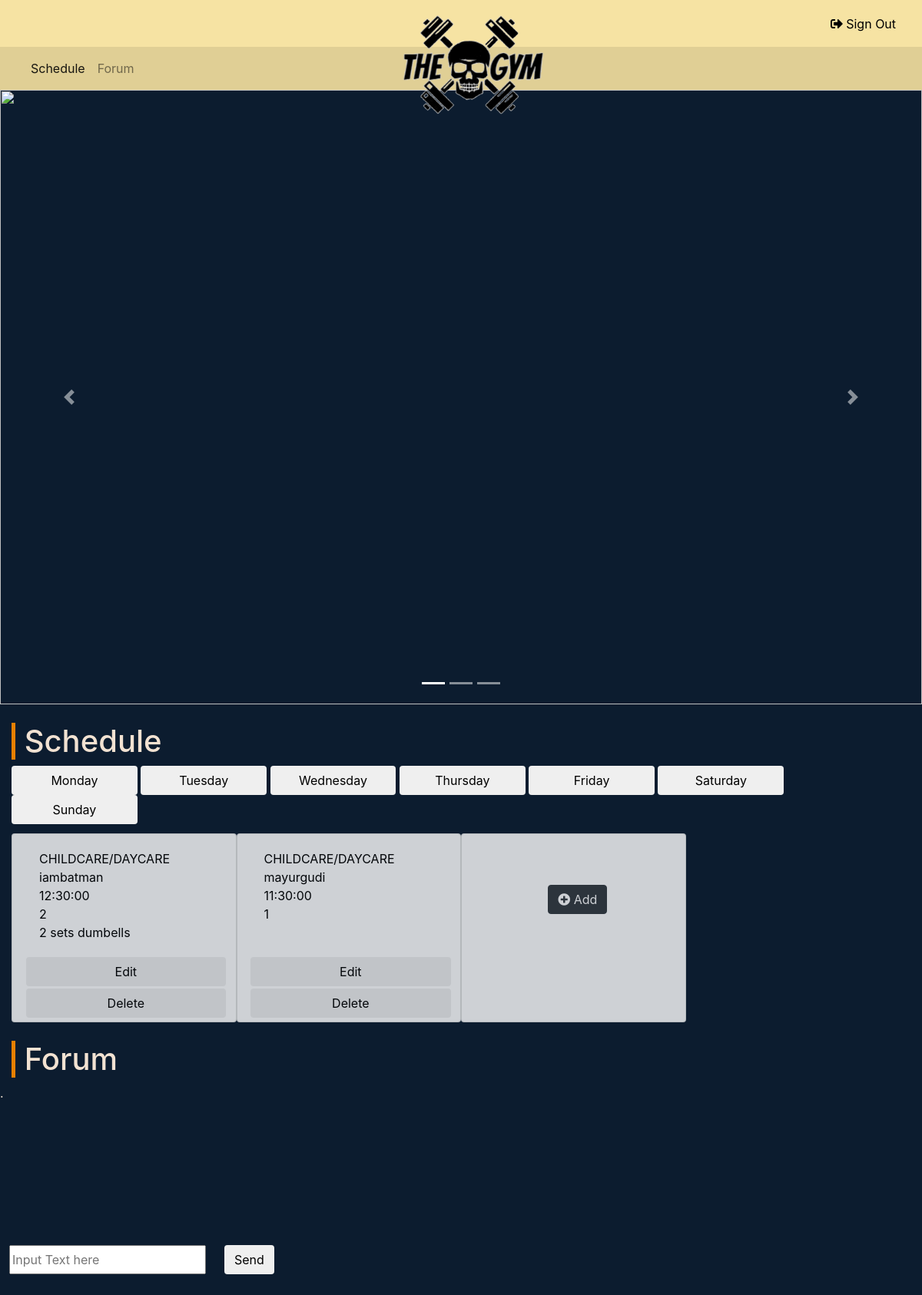
Page /trainer.php (signed in) on the committed database.
### tables this page shows
CREATE TABLE `timetable` (
  `s_id` int(11) NOT NULL,
  `day` varchar(10) NOT NULL,
  `start_time` time NOT NULL,
  `hrs` int(10) NOT NULL,
  `a_id` varchar(10) NOT NULL,
  `note` varchar(40) NOT NULL
);

CREATE TABLE `activities` (
  `a_id` varchar(10) NOT NULL,
  `name` varchar(20) NOT NULL,
  `content` varchar(400) NOT NULL,
  `path` varchar(40) NOT NULL
);

CREATE TABLE `schedule` (
  `s_id` int(11) NOT NULL,
  `m_username` varchar(20) NOT NULL,
  `td_username` varchar(20) NOT NULL
);

### trainer.php (the view, shortened to what this page needs)
<!DOCTYPE html>
<html>
<head>
	<link rel="stylesheet" type="text/css" href="trainer.css">
	<link rel="stylesheet" href="https://stackpath.bootstrapcdn.com/bootstrap/4.1.3/css/bootstrap.min.css">
	<link rel="stylesheet" href="https://use.fontawesome.com/releases/v5.2.0/css/all.css">
    <link rel="stylesheet" href="https://cdnjs.cloudflare.com/ajax/libs/normalize/5.0.0/normalize.min.css" type="text/css" media="screen"
    />
  <?php
  include 'server.php';
  ?>
	</head>
<body>
  <div class="container-fluid" style="background-color: #f6e3a3;">
      <a href="logout.php"><button type="button" class="btn btn-primary-outline" style="margin: 1% 1% 1% 90%;"><i class="fas fa-sign-out-alt"></i><span id="hidden-xs">  Sign Out</span></button></a>
    </div>
    <nav class="container-fluid navbar navbar-expand-lg sticky-top navbar-light" style="background-color: #e0cf95;">
    <a class="navbar-brand" href="#"><img id="brand-logo" src="images/logo.png"></a>
      <div class="collapse navbar-collapse" id="navbarNavAltMarkup">
        <div class="navbar-nav">
          <a href="#schedule" class="nav-item nav-link active" href="#">Schedule<span class="sr-only">(current)</span></a>
          <a href="#forum" class="nav-item nav-link" href="#">Forum</a>
        </div>
      </div>
    </nav>
		<div id="slideshow" class="carousel slide" data-ride="carousel">
		  <ol class="carousel-indicators">
		    <li data-target="#slideshow" data-slide-to="0" class="active"></li>
		    <li data-target="#slideshow" data-slide-to="1"></li>
		    <li data-target="#slideshow" data-slide-to="2"></li>
		  </ol>
		  <div class="carousel-inner">
		    <div class="carousel-item active">
		      <img src="https://images.unsplash.com/photo-1516481157630-05bc0aeb8b19?ixlib=rb-0.3.5&ixid=eyJhcHBfaWQiOjEyMDd9&s=38ff3be7557e7684c95795cb66071d78&auto=format&fit=crop&w=1500&q=80" class="desktop_img">
		    </div>
		  </div>
		  <a class="carousel-control-prev" href="#slideshow" role="button" data-slide="prev">
		    <span class="carousel-control-prev-icon" aria-hidden="true"></span>
		  </a>
		  <a class="carousel-control-next" href="#slideshow" role="button" data-slide="next">
		    <span class="carousel-control-next-icon" aria-hidden="true"></span>
		  </a>
		</div>
<div class="container-fluid">
<div>
<a name="schedule"><h1>Schedule</h1></a>
<form method="post">
      <button class="btn" type="submit" style="width:14%" name="submit5" value="monday">Monday</button>
      <button class="btn" type="submit" style="width:14%" name="submit5" value="tuesday">Tuesday</button>
      <button class="btn" type="submit"style="width:14%"  name="submit5" value="wednesday">Wednesday</button>
      <button class="btn" type="submit" style="width:14%" name="submit5" value="thursday">Thursday</button>
      <button class="btn" type="submit" style="width:14%" name="submit5" value="friday">Friday</button>
      <button class="btn" type="submit" style="width:14%" name="submit5" value="saturday">Saturday</button>
      <button class="btn" type="submit" style="width:14%" name="submit5" value="sunday">Sunday</button>
      <br>
</form>
<?php
if(isset($_POST['submit5']))
{
 $name = $_POST['submit5'];
}
else
{
  $name="monday";
}
           $sql = 'SELECT *
              FROM timetable
              WHERE s_id in (select s_id from schedule where td_username="'. mysqli_real_escape_string($conn, $_SESSION['username'] ) .'") and day="'. mysqli_real_escape_string($conn, $name ) .'"';
           $query = mysqli_query($conn, $sql);
?>
  <div class="container-fluid">
  <div class="row">
<?php
  while ($row = mysqli_fetch_array($query))
    {
?>
<div class="card col-lg-3">
  <div class="card-body" style="color: black;">
    <div>
<?php
 $SQL = $conn->prepare('SELECT * FROM activities WHERE a_id = ?');
 $SQL->bind_param('s', $row['a_id']);
 $SQL->execute();
 $result = $SQL->get_result();
 $db_field = $result->fetch_assoc();
 echo $db_field['name'];
?>
    </div>
    <div>
<?php
           $sql1 = 'SELECT *
              FROM schedule
              WHERE s_id="'. mysqli_real_escape_string($conn, $row['s_id'] ) .'"';
           $query1 = mysqli_query($conn, $sql1);
          while ($row1 = mysqli_fetch_array($query1))
    {    echo $row1['m_username'];}
?>
    </div>
    <div>
<?php
  echo $row['start_time'];
?>
    </div>
    <div>
<?php
  echo $row['hrs'];
  $val=$row['s_id']." ".$row['a_id']." ".$row['day'];
?>
    </div>
<div>
<?php
    echo $row['note'];
?>
</div>
  </div>
     <button class="btn" id="edit1" onclick="editfunc()" value="<?php echo $val; ?>" data-toggle="modal" data-target="#edit_schedule">Edit</button>
  <form method="post" action="schedule.php">
    <button  type="submit" id="edit2" name="submit" class="btn" value="<?php echo $val; ?>">Delete</button>
  </form>
</div>
<?php
    }
?>
  <div class="card col-lg-3">
  <div class="card-body" style="color: black;">
    <div>
      <br>
      <button type="submit" id="add" class="btn btn-dark" data-toggle="modal" data-target="#add_schedule"><i class="fas fa-plus-circle"></i> Add</button>
  </div>
</div>
</div>
  </div>
  </div>
</div>
<br>
</div>
<div class="container-fluid">
  <a name="forum"><h1>Forum</h1></a>
  <div class="row">
.
  <div class="col-sm-12 scroll">
</div>
                <input id="chatInput" type="text" placeholder="Input Text here" maxlength="128" style="margin:3% 1% 3% 1%;">
                <button  class="btn" id="chatSend"  style="margin:3% 1% 3% 1%;">Send</button>
            </div>
    </div>
</body>
</html>

### trainer.css (style rules this page uses)
body { background-color: #0c1c2f !important; color:#f2e2d2 !important; }
#brand-logo { width: 200px; transform: translateX(-50%); margin-left: 50%; bottom: -65%; position: absolute; }
.btn-primary-outline { background:transparent; color:#000000; padding-bottom: 0; }
#slideshow .carousel-inner { position: relative; text-align: center; color: white; font-size: 2em; margin-bottom: 2%; }
#slideshow .carousel-inner img { width:100%; height:800px; }
h1 { padding-left:1%; color: #0c1c2f; border-left: 5px solid #e88000; }
.card { opacity: 0.8; margin-top: 1%; }
#edit1 { width:100%; margin-left: 1%; margin-bottom: 1%; }
#edit2 { width:100%; margin-left: 1%; margin-bottom: 2%; }
#add { margin-left:35%; margin-top: 10%; margin-bottom: 10%; }

### trainer.php (style rules this page uses)
.scroll { overflow-y: scroll; height: 150px; padding: 1rem width:100%; }

### rows in the picture
timetable: a.name "CHILDCARE/DAYCARE", start_time "12:30:00", hrs "2", note "2 sets dumbells"
schedule: m_username "iambatman"
timetable: a.name "CHILDCARE/DAYCARE", start_time "11:30:00", hrs "1"
schedule: m_username "mayurgudi"
